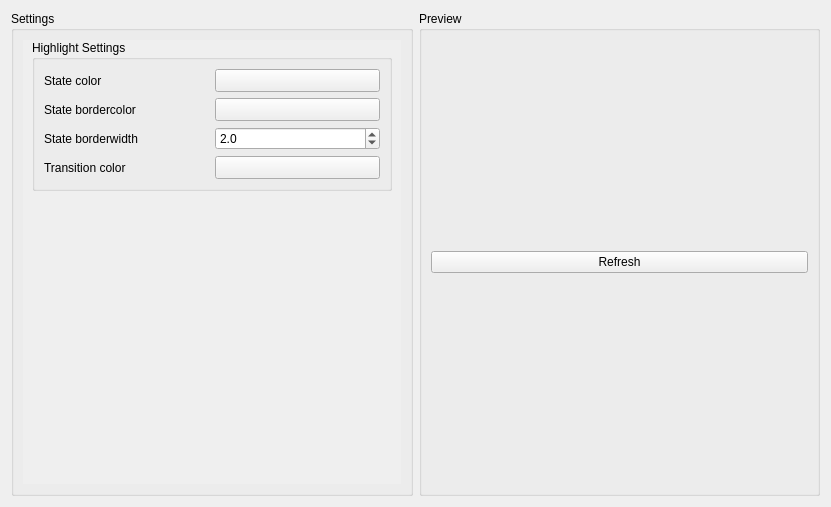
<?xml version="1.0" encoding="UTF-8"?>
<ui version="4.0">
 <class>StateMachineEditorHighlightSettings</class>
 <widget class="QWidget" name="StateMachineEditorHighlightSettings">
  <property name="geometry">
   <rect>
    <x>0</x>
    <y>0</y>
    <width>831</width>
    <height>507</height>
   </rect>
  </property>
  <layout class="QHBoxLayout" name="horizontalLayout">
   <item>
    <widget class="QGroupBox" name="Settings">
     <property name="title">
      <string>Settings</string>
     </property>
     <layout class="QVBoxLayout" name="verticalLayout">
      <item>
       <widget class="QScrollArea" name="scrollArea">
        <property name="sizePolicy">
         <sizepolicy hsizetype="Ignored" vsizetype="Expanding">
          <horstretch>0</horstretch>
          <verstretch>0</verstretch>
         </sizepolicy>
        </property>
        <property name="styleSheet">
         <string notr="true">QScrollArea { background: transparent; }
QScrollArea &gt; QWidget &gt; QWidget { background: transparent; }</string>
        </property>
        <property name="frameShape">
         <enum>QFrame::NoFrame</enum>
        </property>
        <property name="frameShadow">
         <enum>QFrame::Plain</enum>
        </property>
        <property name="lineWidth">
         <number>0</number>
        </property>
        <property name="widgetResizable">
         <bool>true</bool>
        </property>
        <widget class="QWidget" name="scrollAreaWidgetContents">
         <property name="geometry">
          <rect>
           <x>0</x>
           <y>0</y>
           <width>384</width>
           <height>456</height>
          </rect>
         </property>
         <layout class="QVBoxLayout" name="verticalLayout_3">
          <property name="spacing">
           <number>0</number>
          </property>
          <property name="topMargin">
           <number>0</number>
          </property>
          <property name="rightMargin">
           <number>9</number>
          </property>
          <property name="bottomMargin">
           <number>0</number>
          </property>
          <item>
           <widget class="QGroupBox" name="TitleandBackground">
            <property name="title">
             <string>Highlight Settings</string>
            </property>
            <layout class="QGridLayout" name="gridLayout">
             <property name="topMargin">
              <number>9</number>
             </property>
             <property name="bottomMargin">
              <number>9</number>
             </property>
             <item row="2" column="1">
              <widget class="QDoubleSpinBox" name="StateBorderWidth">
               <property name="decimals">
                <number>1</number>
               </property>
               <property name="minimum">
                <double>0.500000000000000</double>
               </property>
               <property name="maximum">
                <double>10.000000000000000</double>
               </property>
               <property name="singleStep">
                <double>0.500000000000000</double>
               </property>
               <property name="value">
                <double>2.000000000000000</double>
               </property>
              </widget>
             </item>
             <item row="0" column="1">
              <widget class="Utils::QtColorButton" name="StateColor">
               <property name="sizePolicy">
                <sizepolicy hsizetype="Ignored" vsizetype="Minimum">
                 <horstretch>0</horstretch>
                 <verstretch>0</verstretch>
                </sizepolicy>
               </property>
               <property name="text">
                <string/>
               </property>
              </widget>
             </item>
             <item row="1" column="1">
              <widget class="Utils::QtColorButton" name="StateBorderColor">
               <property name="sizePolicy">
                <sizepolicy hsizetype="Ignored" vsizetype="Fixed">
                 <horstretch>0</horstretch>
                 <verstretch>0</verstretch>
                </sizepolicy>
               </property>
               <property name="text">
                <string/>
               </property>
              </widget>
             </item>
             <item row="0" column="0">
              <widget class="QLabel" name="StateColorLabel">
               <property name="text">
                <string>State color</string>
               </property>
              </widget>
             </item>
             <item row="1" column="0">
              <widget class="QLabel" name="StateBorderColorLabel">
               <property name="text">
                <string>State bordercolor</string>
               </property>
              </widget>
             </item>
             <item row="3" column="0">
              <widget class="QLabel" name="TransitionColorLabel">
               <property name="text">
                <string>Transition color</string>
               </property>
              </widget>
             </item>
             <item row="2" column="0">
              <widget class="QLabel" name="StateBorderWidthLabel">
               <property name="text">
                <string>State borderwidth</string>
               </property>
              </widget>
             </item>
             <item row="3" column="1">
              <widget class="Utils::QtColorButton" name="TransitionColor">
               <property name="sizePolicy">
                <sizepolicy hsizetype="Ignored" vsizetype="Fixed">
                 <horstretch>0</horstretch>
                 <verstretch>0</verstretch>
                </sizepolicy>
               </property>
               <property name="text">
                <string/>
               </property>
              </widget>
             </item>
            </layout>
           </widget>
          </item>
          <item>
           <spacer name="verticalSpacer">
            <property name="orientation">
             <enum>Qt::Vertical</enum>
            </property>
            <property name="sizeHint" stdset="0">
             <size>
              <width>20</width>
              <height>40</height>
             </size>
            </property>
           </spacer>
          </item>
         </layout>
        </widget>
       </widget>
      </item>
     </layout>
    </widget>
   </item>
   <item>
    <widget class="QGroupBox" name="Preview">
     <property name="title">
      <string>Preview</string>
     </property>
     <layout class="QVBoxLayout" name="verticalLayout_2">
      <item>
       <layout class="QVBoxLayout" name="PreviewLayout"/>
      </item>
      <item>
       <widget class="QPushButton" name="refresh">
        <property name="text">
         <string>Refresh</string>
        </property>
       </widget>
      </item>
     </layout>
    </widget>
   </item>
  </layout>
 </widget>
 <customwidgets>
  <customwidget>
   <class>Utils::QtColorButton</class>
   <extends>QToolButton</extends>
   <header location="global">utils/qtcolorbutton.h</header>
  </customwidget>
 </customwidgets>
 <resources/>
 <connections/>
</ui>
